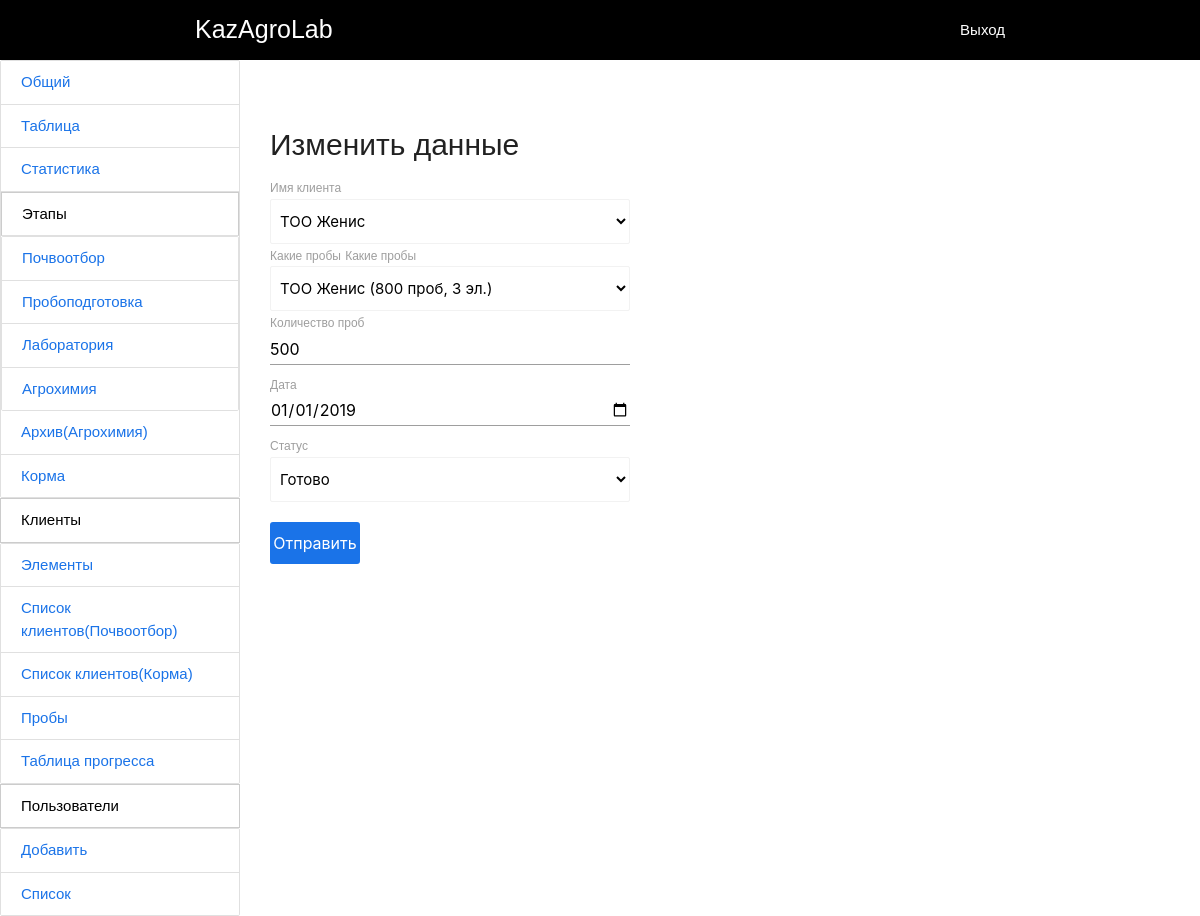
The page /selection/50 (signed in) on the database its author committed.
### navi/models.py (models this page shows, shortened)
class Selection(models.Model):
    nameClient = models.ForeignKey(Client, on_delete=models.CASCADE)
    countSamples = models.IntegerField(null=True, blank=True)
    samples = models.ForeignKey(Samples, on_delete=models.CASCADE,null=True,blank=True, related_name="selection")
    date = models.DateField(null=True, blank=True)
    nowTime = models.DateTimeField(auto_now_add=True,blank=True, null=True)
    statusChoice = (
        ('Поступило', 'Поступило'),
        ('В процессе', 'В процессе'),
        ('Готово', 'Готово')
    )
    status = models.CharField(max_length=200, default='Поступило', choices=statusChoice)
    class Meta:
        verbose_name = 'Почвоотбор'
        verbose_name_plural = 'Почвоотбор'

### navi/myDecorators.py (the view)
        def wrapper(request,*args,**kwargs):
            g = False
            for i in groups:
                for j in list(request.user.groups.all()):
                    if i==str(j):
                        g = True
            if g:
                return func(request,*args,**kwargs)
            else:
                return render(request,'403.html')

### navi/context_processors.py (called while the page is built)
def UserGroups(request):
    user = request.user
    groups = user.groups.all()
    list_group = []
    for i in groups:
        list_group.append(i.name)
    return {"userGroups":list_group}

### navi/models.py (called while the page is built)
    def __str__(self):
        return self.name

### navi/myDecorators.py (called while the page is built)
def hasGroups(groups = []):
    def has_groups(func):
        def wrapper(request,*args,**kwargs):
            g = False
            for i in groups:
                for j in list(request.user.groups.all()):
                    if i==str(j):
                        g = True
            if g:
                return func(request,*args,**kwargs)
            else:
                return render(request,'403.html')
        return wrapper
    return has_groups

### navi/templatetags/mytags.py (called while the page is built)
@register.filter(name='validDate')
def validDate(text):
    if int(text) < 10:
        text = '0' + str(text)
        return text
    else:
        return text

@register.filter(name='elName')
def ostatok(elements):
    return len(elements)

### navi/views.py (called while the page is built)
@login_required(redirect_field_name='login')
@hasGroups(groups = ['Почвоотбор'])
def detailSelection(request, pk):
    title = "Почвоотбор"
    update = 'updateSelection'
    s = Selection.objects.get(pk=pk)
    clients = Client.objects.all()
    client = s.nameClient
    samples = Samples.objects.filter(client=client)
    return render(request, 'detail.html', {'title':title, 's': s, 'update':update, 'samples':samples, 'clients':clients, 'client':str(client)})

### navi/templates/detail.html (shortened to what this page needs)
{% extends 'base.html' %}
{% load mytags %}
{% block content %}
<h2 class="content_title form_add_title">Изменить данные</h2>
<form class="form_add" action="{% url update s.pk %}" method="POST">
    <label for="client_name">Имя клиента</label>
                <select name="nameClient" class="form_add_select" id="client_name" onchange='NewSelect(this.options[this.selectedIndex].getAttribute("data-name"))'>
                    {% for i in clients %}
                        <option value="{{i.pk}}"  data-name="{{i.name}}" {% if i.name == client %} selected {% endif %}>{{i.name}}</option>
                    {% endfor %}
                </select>
    <label for="samples">Какие пробы</label>
               {% if title == 'Пробоподготовка' or title == 'Лаборатория' %}
                    <label for="samples">Выберите одну из поступивших проб</label>
                    <select name="selfParent" class="form_add_select" id="samples">
                        {% for i in selfParents %}
                            {% if i.samples.client.name == client %}
                            <option value="{{i.pk}}" {% if i.pk == selfParent.pk  %}selected{% endif %}>{{i.nameClient}} ({{i.countSamples}} проб на {{ i.samples.elements.all.count }} эл.)</option>
                            {% endif %}
                        {% endfor %}
                    </select>
                {% else %}
                    <label for="samples">Какие пробы</label>
                    <select name="samples" class="form_add_select" id="samples" required>
                        {% for i in samples %}
                            <option value="{{i.pk}}">{{i.client}} ({{i.count}} проб, {{i.elements.all.count}} эл.) </option>
                        {% endfor %}
                    </select>
                {% endif %}
    <label for="prob_count">Количество проб</label>
    <input name="countSamples" type="number" class="input" id="prob_count" required value='{{ s.countSamples }}'>
    <label for="prob_date">Дата</label>
    <input name="date" type="date" class="input" id="prob_date" required value='{{s.date.year}}-{{s.date.month|validDate}}-{{s.date.day|validDate}}'>
    <label for="prob_status">Статус</label>
    <select name="status" id="prob_status" class="form_add_select">
        <option value="Готово" {% if s.status == 'Готово' %} selected {% endif %}>Готово</option>
    </select>
    <button type="submit" class="form_add_btn">Отправить</button>
</form>
{% endblock %}

### navi/static/css/style.css (style rules this page uses)
body { font-family: 'Noto Sans JP', sans-serif; width: 100%; }
.input { height: 2rem !important; margin-top: 18px; outline: none; padding: 12px 12px; }
.content_title { font-size: 39px; margin: 15px 0; font-weight: 600; }
.content_title.form_add_title { font-size: 30px; font-weight: 400; margin-top: 65px; }
.form_add { min-width: 300px; max-width: 360px; margin-bottom: 100px; }
.form_add select { display: block !important; }
.form_add_btn { margin-top: 20px; background-color: #1A73E8; color: #fff; border: 0; padding: 10px 0; border-radius: 3px; width: 90px; font-size: 16px; cursor: pointer; border: 2px solid #1A73E8; transition: 0.3s; }

### rows shown on the page
Selection: countSamples "500", date "01/01/2019", status "Готово"

### other values the page prints
form field nameClient "ТОО Женис"
form field samples "ТОО Женис (800 проб, 3 эл.)"
